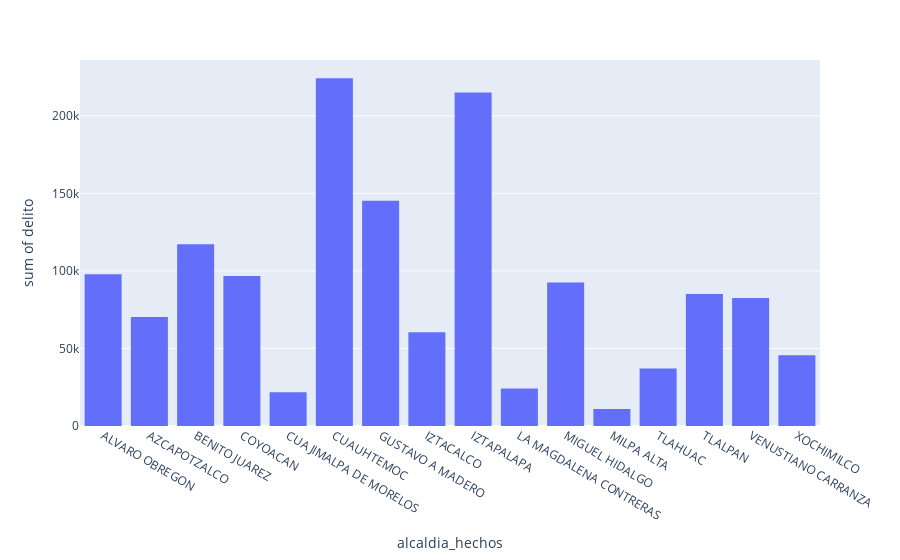

The code cell stored with this chart in its notebook:
### Code cell
fig = px.histogram(freq_crime_cdmx, x = 'alcaldia_hechos', y = 'delito')
fig.show()

### Figure 1 — Plotly figure (JSON) as saved in the notebook; plotly's stock layout.template omitted (floating-point values rounded to 4 significant figures)
{"data": [{"alignmentgroup": "True", "bingroup": "x", "histfunc": "sum", "hovertemplate": "alcaldia_hechos=%{x}<br>sum of delito=%{y}<extra></extra>", "legendgroup": "", "marker": {"color": "#636efa"}, "name": "", "offsetgroup": "", "orientation": "v", "showlegend": false, "type": "histogram", "x": ["ALVARO OBREGON", "AZCAPOTZALCO", "BENITO JUAREZ", "COYOACAN", "CUAJIMALPA DE MORELOS", "CUAUHTEMOC", "GUSTAVO A MADERO", "IZTACALCO", "IZTAPALAPA", "LA MAGDALENA CONTRERAS", "MIGUEL HIDALGO", "MILPA ALTA", "TLAHUAC", "TLALPAN", "VENUSTIANO CARRANZA", "XOCHIMILCO"], "xaxis": "x", "y": [97853, 70357, 117158, 96778, 21800, 224197, 145190, 60385, 215045, 24115, 92465, 10991, 36999, 85119, 82585, 45596], "yaxis": "y"}], "layout": {"barmode": "relative", "legend": {"tracegroupgap": 0}, "margin": {"t": 60}, "xaxis": {"anchor": "y", "domain": [0, 1], "title": {"text": "alcaldia_hechos"}}, "yaxis": {"anchor": "x", "domain": [0, 1], "title": {"text": "sum of delito"}}}}
